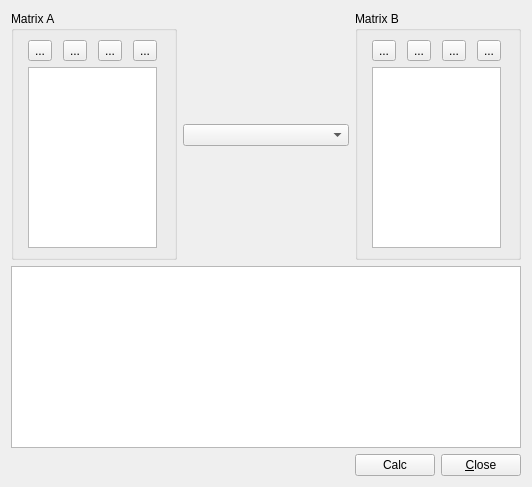
<?xml version="1.0" encoding="UTF-8"?>
<ui version="4.0">
 <class>matrix_widget</class>
 <widget class="QWidget" name="matrix_widget">
  <property name="geometry">
   <rect>
    <x>0</x>
    <y>0</y>
    <width>532</width>
    <height>487</height>
   </rect>
  </property>
  <property name="windowTitle">
   <string>Matrices</string>
  </property>
  <layout class="QGridLayout" name="gridLayout_3">
   <item row="0" column="0">
    <widget class="QGroupBox" name="gbMatrixA">
     <property name="title">
      <string>Matrix A</string>
     </property>
     <layout class="QGridLayout" name="gridLayout">
      <item row="0" column="0">
       <widget class="QToolButton" name="tbAddRow_A">
        <property name="text">
         <string>...</string>
        </property>
       </widget>
      </item>
      <item row="0" column="1">
       <widget class="QToolButton" name="tbRemoveRow_A">
        <property name="text">
         <string>...</string>
        </property>
       </widget>
      </item>
      <item row="0" column="2">
       <widget class="QToolButton" name="tbAddColumn_A">
        <property name="text">
         <string>...</string>
        </property>
       </widget>
      </item>
      <item row="0" column="3">
       <widget class="QToolButton" name="tbRemoveColumn_A">
        <property name="text">
         <string>...</string>
        </property>
       </widget>
      </item>
      <item row="1" column="0" colspan="4">
       <widget class="QTableView" name="tvMatrixA"/>
      </item>
     </layout>
    </widget>
   </item>
   <item row="0" column="1">
    <widget class="QComboBox" name="cbMatrOper"/>
   </item>
   <item row="0" column="2">
    <widget class="QGroupBox" name="gbMatrixB">
     <property name="title">
      <string>Matrix B</string>
     </property>
     <layout class="QGridLayout" name="gridLayout_2">
      <item row="0" column="0">
       <widget class="QToolButton" name="tbAddRow_B">
        <property name="text">
         <string>...</string>
        </property>
       </widget>
      </item>
      <item row="0" column="1">
       <widget class="QToolButton" name="tbRemoveRow_B">
        <property name="text">
         <string>...</string>
        </property>
       </widget>
      </item>
      <item row="0" column="2">
       <widget class="QToolButton" name="tbAddColumn_B">
        <property name="text">
         <string>...</string>
        </property>
       </widget>
      </item>
      <item row="0" column="3">
       <widget class="QToolButton" name="tbRemoveColumn_B">
        <property name="text">
         <string>...</string>
        </property>
       </widget>
      </item>
      <item row="1" column="0" colspan="4">
       <widget class="QTableView" name="tvMatrixB"/>
      </item>
     </layout>
    </widget>
   </item>
   <item row="1" column="0" colspan="3">
    <widget class="QTableView" name="tvMatrixRes"/>
   </item>
   <item row="2" column="0" colspan="3">
    <layout class="QHBoxLayout" name="buttonsLayout">
     <item>
      <spacer name="horizontalSpacer">
       <property name="orientation">
        <enum>Qt::Horizontal</enum>
       </property>
       <property name="sizeHint" stdset="0">
        <size>
         <width>40</width>
         <height>20</height>
        </size>
       </property>
      </spacer>
     </item>
     <item>
      <widget class="QPushButton" name="pbSolve">
       <property name="text">
        <string>Calc</string>
       </property>
      </widget>
     </item>
     <item>
      <widget class="QPushButton" name="pbClose">
       <property name="text">
        <string>&amp;Close</string>
       </property>
      </widget>
     </item>
    </layout>
   </item>
  </layout>
 </widget>
 <resources/>
 <connections/>
</ui>
